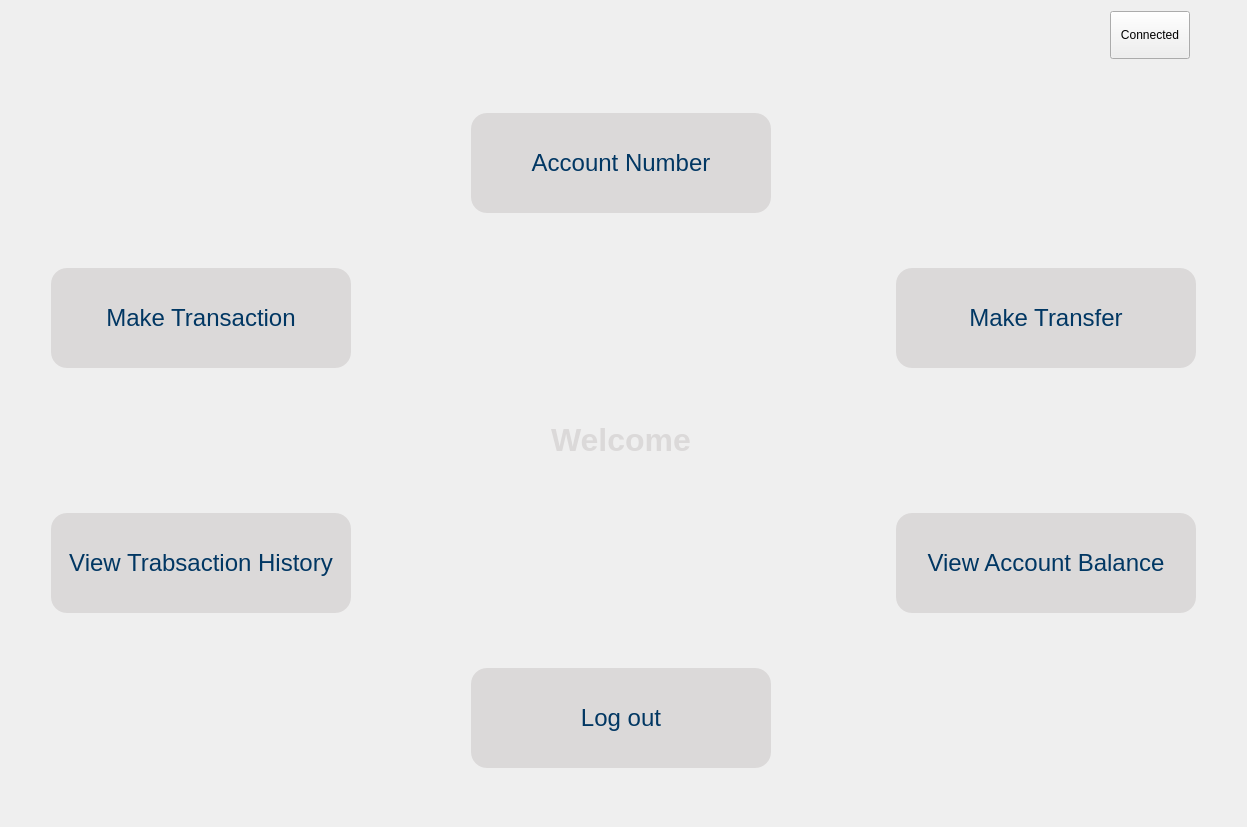
<?xml version="1.0" encoding="UTF-8"?>
<ui version="4.0">
 <class>UserInterface</class>
 <widget class="QDialog" name="UserInterface">
  <property name="geometry">
   <rect>
    <x>0</x>
    <y>0</y>
    <width>1247</width>
    <height>827</height>
   </rect>
  </property>
  <property name="windowTitle">
   <string>Dialog</string>
  </property>
  <property name="styleSheet">
   <string notr="true">UserInterface{



max-width: 1280px;
min-width:1280px;
max-height: 820px;
min-height:820px;
background-color:#013763;





}</string>
  </property>
  <layout class="QGridLayout" name="gridLayout">
   <item row="11" column="0">
    <spacer name="verticalSpacer_5">
     <property name="orientation">
      <enum>Qt::Vertical</enum>
     </property>
     <property name="sizeHint" stdset="0">
      <size>
       <width>20</width>
       <height>48</height>
      </size>
     </property>
    </spacer>
   </item>
   <item row="4" column="0" colspan="2">
    <layout class="QHBoxLayout" name="horizontalLayout_2">
     <item>
      <spacer name="horizontalSpacer_9">
       <property name="orientation">
        <enum>Qt::Horizontal</enum>
       </property>
       <property name="sizeType">
        <enum>QSizePolicy::Preferred</enum>
       </property>
       <property name="sizeHint" stdset="0">
        <size>
         <width>40</width>
         <height>20</height>
        </size>
       </property>
      </spacer>
     </item>
     <item>
      <widget class="QPushButton" name="pushButton_makeTransaction">
       <property name="styleSheet">
        <string notr="true">QPushButton{

border: none;
background-color: #DBD9D9;
border-radius:16px;
color:#013763;
min-width:300px;
min-height:100px;
font-size:24px;
}</string>
       </property>
       <property name="text">
        <string>Make Transaction</string>
       </property>
      </widget>
     </item>
     <item>
      <spacer name="horizontalSpacer">
       <property name="orientation">
        <enum>Qt::Horizontal</enum>
       </property>
       <property name="sizeHint" stdset="0">
        <size>
         <width>40</width>
         <height>20</height>
        </size>
       </property>
      </spacer>
     </item>
     <item>
      <widget class="QPushButton" name="pushButton_makeTransfer">
       <property name="styleSheet">
        <string notr="true">QPushButton{

border: none;
background-color: #DBD9D9;
border-radius:16px;
color:#013763;
min-width:300px;
min-height:100px;
font-size:24px;
}</string>
       </property>
       <property name="text">
        <string>Make Transfer</string>
       </property>
      </widget>
     </item>
     <item>
      <spacer name="horizontalSpacer_10">
       <property name="orientation">
        <enum>Qt::Horizontal</enum>
       </property>
       <property name="sizeType">
        <enum>QSizePolicy::Preferred</enum>
       </property>
       <property name="sizeHint" stdset="0">
        <size>
         <width>40</width>
         <height>20</height>
        </size>
       </property>
      </spacer>
     </item>
    </layout>
   </item>
   <item row="1" column="0">
    <spacer name="verticalSpacer_6">
     <property name="orientation">
      <enum>Qt::Vertical</enum>
     </property>
     <property name="sizeHint" stdset="0">
      <size>
       <width>20</width>
       <height>48</height>
      </size>
     </property>
    </spacer>
   </item>
   <item row="2" column="0">
    <layout class="QHBoxLayout" name="horizontalLayout_5">
     <item>
      <spacer name="horizontalSpacer_4">
       <property name="orientation">
        <enum>Qt::Horizontal</enum>
       </property>
       <property name="sizeHint" stdset="0">
        <size>
         <width>40</width>
         <height>20</height>
        </size>
       </property>
      </spacer>
     </item>
     <item>
      <widget class="QPushButton" name="pushButton_accountNumber">
       <property name="styleSheet">
        <string notr="true">QPushButton{

border: none;
background-color: #DBD9D9;
border-radius:16px;
color:#013763;
min-width:300px;
min-height:100px;
font-size:24px;
}</string>
       </property>
       <property name="text">
        <string>Account Number</string>
       </property>
      </widget>
     </item>
     <item>
      <spacer name="horizontalSpacer_5">
       <property name="orientation">
        <enum>Qt::Horizontal</enum>
       </property>
       <property name="sizeHint" stdset="0">
        <size>
         <width>40</width>
         <height>20</height>
        </size>
       </property>
      </spacer>
     </item>
    </layout>
   </item>
   <item row="7" column="0">
    <spacer name="verticalSpacer_3">
     <property name="orientation">
      <enum>Qt::Vertical</enum>
     </property>
     <property name="sizeHint" stdset="0">
      <size>
       <width>20</width>
       <height>49</height>
      </size>
     </property>
    </spacer>
   </item>
   <item row="9" column="0">
    <spacer name="verticalSpacer_4">
     <property name="orientation">
      <enum>Qt::Vertical</enum>
     </property>
     <property name="sizeHint" stdset="0">
      <size>
       <width>20</width>
       <height>48</height>
      </size>
     </property>
    </spacer>
   </item>
   <item row="8" column="0" colspan="2">
    <layout class="QHBoxLayout" name="horizontalLayout_3">
     <item>
      <spacer name="horizontalSpacer_11">
       <property name="orientation">
        <enum>Qt::Horizontal</enum>
       </property>
       <property name="sizeType">
        <enum>QSizePolicy::Preferred</enum>
       </property>
       <property name="sizeHint" stdset="0">
        <size>
         <width>40</width>
         <height>20</height>
        </size>
       </property>
      </spacer>
     </item>
     <item>
      <widget class="QPushButton" name="pushButton_viewTransHistory">
       <property name="styleSheet">
        <string notr="true">QPushButton{

border: none;
background-color: #DBD9D9;
border-radius:16px;
color:#013763;
min-width:300px;
min-height:100px;
font-size:24px;
}</string>
       </property>
       <property name="text">
        <string>View Trabsaction History</string>
       </property>
      </widget>
     </item>
     <item>
      <spacer name="horizontalSpacer_6">
       <property name="orientation">
        <enum>Qt::Horizontal</enum>
       </property>
       <property name="sizeHint" stdset="0">
        <size>
         <width>40</width>
         <height>20</height>
        </size>
       </property>
      </spacer>
     </item>
     <item>
      <widget class="QPushButton" name="pushButton_viewAccBalance">
       <property name="minimumSize">
        <size>
         <width>300</width>
         <height>100</height>
        </size>
       </property>
       <property name="styleSheet">
        <string notr="true">QPushButton{

border: none;
background-color: #DBD9D9;
border-radius:16px;
color:#013763;
min-width:300px;
min-height:100px;
font-size:24px;
}</string>
       </property>
       <property name="text">
        <string>View Account Balance</string>
       </property>
      </widget>
     </item>
     <item>
      <spacer name="horizontalSpacer_12">
       <property name="orientation">
        <enum>Qt::Horizontal</enum>
       </property>
       <property name="sizeType">
        <enum>QSizePolicy::Preferred</enum>
       </property>
       <property name="sizeHint" stdset="0">
        <size>
         <width>40</width>
         <height>20</height>
        </size>
       </property>
      </spacer>
     </item>
    </layout>
   </item>
   <item row="5" column="0">
    <spacer name="verticalSpacer_2">
     <property name="orientation">
      <enum>Qt::Vertical</enum>
     </property>
     <property name="sizeHint" stdset="0">
      <size>
       <width>20</width>
       <height>48</height>
      </size>
     </property>
    </spacer>
   </item>
   <item row="10" column="0">
    <layout class="QHBoxLayout" name="horizontalLayout_4">
     <item>
      <spacer name="horizontalSpacer_3">
       <property name="orientation">
        <enum>Qt::Horizontal</enum>
       </property>
       <property name="sizeHint" stdset="0">
        <size>
         <width>40</width>
         <height>20</height>
        </size>
       </property>
      </spacer>
     </item>
     <item>
      <widget class="QPushButton" name="pushButton_logout">
       <property name="styleSheet">
        <string notr="true">QPushButton{

border: none;
background-color: #DBD9D9;
border-radius:16px;
color:#013763;
min-width:300px;
min-height:100px;
font-size:24px;
}</string>
       </property>
       <property name="text">
        <string>Log out</string>
       </property>
      </widget>
     </item>
     <item>
      <spacer name="horizontalSpacer_2">
       <property name="orientation">
        <enum>Qt::Horizontal</enum>
       </property>
       <property name="sizeHint" stdset="0">
        <size>
         <width>40</width>
         <height>20</height>
        </size>
       </property>
      </spacer>
     </item>
    </layout>
   </item>
   <item row="0" column="0">
    <layout class="QHBoxLayout" name="horizontalLayout_6">
     <item>
      <spacer name="horizontalSpacer_13">
       <property name="orientation">
        <enum>Qt::Horizontal</enum>
       </property>
       <property name="sizeType">
        <enum>QSizePolicy::Expanding</enum>
       </property>
       <property name="sizeHint" stdset="0">
        <size>
         <width>40</width>
         <height>20</height>
        </size>
       </property>
      </spacer>
     </item>
     <item>
      <widget class="QPushButton" name="pushButton_connectState">
       <property name="styleSheet">
        <string notr="true">QPushButton{


height:40px;


}</string>
       </property>
       <property name="text">
        <string>Connected</string>
       </property>
      </widget>
     </item>
     <item>
      <spacer name="horizontalSpacer_14">
       <property name="orientation">
        <enum>Qt::Horizontal</enum>
       </property>
       <property name="sizeType">
        <enum>QSizePolicy::Preferred</enum>
       </property>
       <property name="sizeHint" stdset="0">
        <size>
         <width>40</width>
         <height>20</height>
        </size>
       </property>
      </spacer>
     </item>
    </layout>
   </item>
   <item row="6" column="0">
    <layout class="QHBoxLayout" name="horizontalLayout">
     <item>
      <spacer name="horizontalSpacer_7">
       <property name="orientation">
        <enum>Qt::Horizontal</enum>
       </property>
       <property name="sizeHint" stdset="0">
        <size>
         <width>40</width>
         <height>20</height>
        </size>
       </property>
      </spacer>
     </item>
     <item>
      <widget class="QLabel" name="label">
       <property name="styleSheet">
        <string notr="true">QLabel{


color : #DBD9D9;
font-size: 32px;
font-weight:bold;
width : 452px;
height: 39px;


}</string>
       </property>
       <property name="text">
        <string>Welcome</string>
       </property>
      </widget>
     </item>
     <item>
      <spacer name="horizontalSpacer_8">
       <property name="orientation">
        <enum>Qt::Horizontal</enum>
       </property>
       <property name="sizeHint" stdset="0">
        <size>
         <width>40</width>
         <height>20</height>
        </size>
       </property>
      </spacer>
     </item>
    </layout>
   </item>
   <item row="3" column="0">
    <spacer name="verticalSpacer">
     <property name="orientation">
      <enum>Qt::Vertical</enum>
     </property>
     <property name="sizeHint" stdset="0">
      <size>
       <width>20</width>
       <height>48</height>
      </size>
     </property>
    </spacer>
   </item>
  </layout>
 </widget>
 <resources/>
 <connections/>
</ui>
